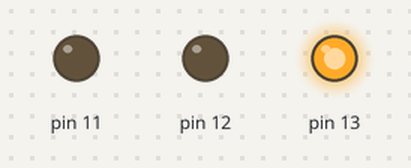
Recording of a sketch running on a simulated Arduino Uno, built with avr-gcc and run on an emulated ATmega328P. Parts: output pins drawn as LEDs (lit = HIGH).

Above: at 1.5 s.
At 3.5 s:
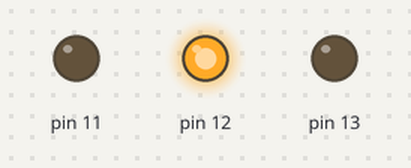
At 5.5 s:
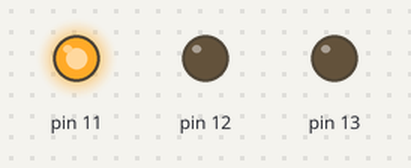
Timing chart, 0 to 9.1 s (numbered marks = the images above):
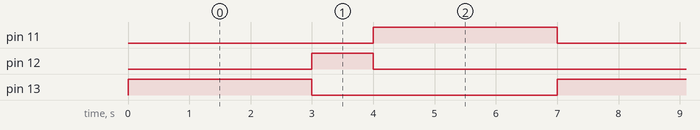

Measured:
- by itself, pin 11, pin 13: alternates HIGH for 3.0 s and LOW for 4.0 s
- by itself, pin 12: alternates HIGH for 1.0 s and LOW for 6.0 s
- by itself, everything shown: repeats every 7.0 s, in 4 steps

The sketch:

sketch.ino
```cpp
void setup() {
  pinMode(13, OUTPUT);
  pinMode(12, OUTPUT);
  pinMode(11, OUTPUT);
}

void loop() {
  digitalWrite(13, HIGH);
  delay(3000);
  digitalWrite(13, LOW);

  digitalWrite(12, HIGH);
  delay(1000);
  digitalWrite(12, LOW);

  digitalWrite(11, HIGH);
  delay(3000);
  digitalWrite(11, LOW);
}
```
